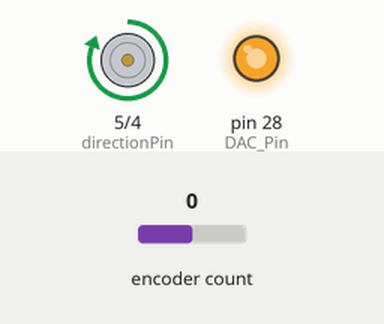
Recording of a sketch running on a simulated Teensy 4. Parts: direction and speed pins drawn as motors (green arrow = direction pin HIGH = forward, orange = LOW = backward, longer = more drive), output pins drawn as LEDs (lit = HIGH). The inputs (shaded band) are chosen by the test bench; at power-on: encoder count 0.

Above: at 0.37 s.
At 0.99 s:
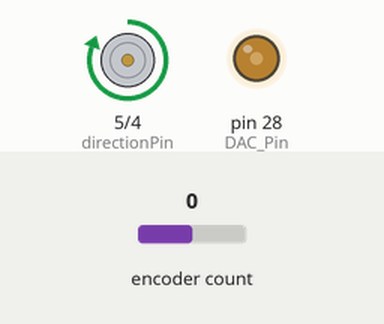
1.5 s: encoder count set to -1
At 12.7 s:
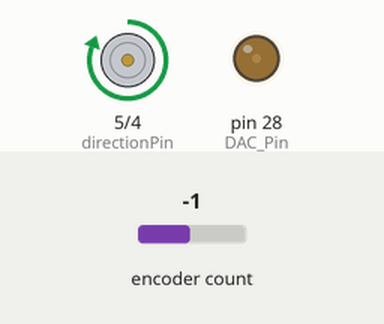
Timing chart, 0 to 29.3 s (numbered marks = the images above; inputs shaded):
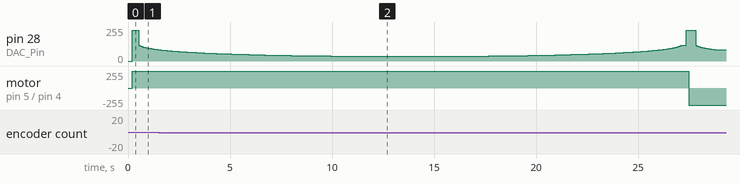

The sketch:

testingPcontroller.ino
```cpp
   /*
 * Auth: Justin Francis
 * Date: 11/27/19
 * Ver: 1.0
 * Sum: this is a position P-controller for the Open source powered prosthetic leg,
 *      it oscillates the leg back and forth between 5 deg and 85 deg from vertical,
 *      or it can be controlled with a potentiometer remotely.
 *      written for teensy 3.2
 *
 * Mod:
 *
*/

#include <Arduino.h>
#include <Encoder.h>

//empirically determined speed curve (x = thetaDotDes [rad/s], y = command voltage[rad/s])
#define MOT_CONTROL_CURVE (0.67 - 0.148*log(abs(thetaDotDes)))

//teensy 3.2 limits
#define DAC_RES 1023 //10 bit
#define DAC_MAX 3.3 //[V]

//incremental encoder interrupt pins
#define IncEncA 2
#define IncEncB 3

//use this for potentiometer control
// #define POT_CTRL

//use this for plotting
// #define PLOTTING

//use this for use with battery pack, comment out if using a current limited power supply
//the reason being, the battery pack can supply enough power to tear the leg apart if a signal
//is being processed incorrectly, this keeps that from happening.
#define TRIAL

//control vars
float P = 30; //proportional gain K_u ~= 35
float k; //conversion factor for theta dot to voltage for the controller output
float motCmd; //value to output to motor controller
float err; //controller error
float thetaDes = 0; //desire joint position [rad]
float theta, thetaDotDes; //joint position [rad], desire joint velocity [rad/s]

#ifdef POT_CTRL
float inputV; //potentiometer voltage [V]
const int POT_PIN = 14; //potentiometer pin
#endif

//motor vars
const int DAC_Pin = A14; //motor speed pin
const int directionPin = 5;
const int enablePin = 4;

//incremental Encoder
Encoder inc(IncEncA,IncEncB); //interrupt attach to digital pins 2 and 3
int counts, countsOld = 0;
const float INC_RES = 4096.0; //resolution of encoder [cpr]

void setup()
{
    Serial.begin(115200); //turn on serial port (display) at 115200 baud
    //set ports
    pinMode(DAC_Pin, OUTPUT);
    pinMode(directionPin, OUTPUT);
    pinMode(enablePin, OUTPUT);

    #ifdef POT_CTRL
    pinMode(POT_PIN, INPUT);
    #endif

    //this is needed for the motor startup sequence
    digitalWrite(enablePin, LOW);
    delay(200);

    #ifdef PLOTTING
    Serial.println("theta thetaDes");
    #endif
}

/*
 * function to control the motor, takes in a desired velocity and commands the motor
 * no return
*/
void MotorDrive(float thetaDotDes)
{
    if(thetaDotDes >= 0.0)
    {
        digitalWrite(directionPin, HIGH);
    }
    else
    {
        digitalWrite(directionPin, LOW);
    }

    digitalWrite(enablePin, HIGH);
    motCmd = MOT_CONTROL_CURVE; //[V]
    motCmd = constrain(motCmd, 0.0, .75); //anything outside of this voltage range cause the controller to pause

    analogWrite(DAC_Pin, (int)(motCmd*DAC_RES/DAC_MAX)); //convert command into voltage
}

float i = 0; //used for oscillations
void loop()
{
    //read sensor
    counts = inc.read();

    //potentiometer control
    #ifdef POT_CTRL
    inputV = analogRead(POT_PIN) * (3.3/1024); //[V]
    #endif

    //standard oscillations
    #ifndef POT_CTRL
    thetaDes = (PI/2.2*sin(i));
    i += 0.0001; //this needs to decrease if the teensy 4.0 is used because of faster clock
    #endif

    //convert to radians
    theta = (((float)counts/INC_RES))*2*PI; //[rad]

    #ifdef POT_CTRL
    thetaDes = inputV * (PI/(3.3*2)) - .5; //[rad]
    #endif

    #ifdef TRIAL
    thetaDes  = constrain(thetaDes, -.5, 1.5);
    #endif

    #ifdef PLOTTING
    Serial.print(theta*.25);Serial.print("\t");Serial.println(thetaDes*.25);
    #endif

    //find err
    err = thetaDes - theta; //rad

    //calc correction
    thetaDotDes = P * err; //[rad/s]

    //command system
    MotorDrive(thetaDotDes);

    //feedback (not needed for P controller)
}
```
